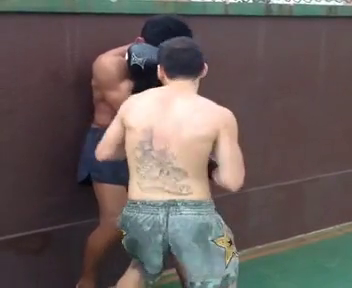
#> input picture frame 30 of datasets/punching_person-Kinetics-train-0001.mp4, 352 x 288 px, given in place of v_Punch_g01_c01.avi, which was not available
$ jupyter execute create_video.ipynb
#> lines starting #> are read from the running program, lines starting #| are printed output that depends on the picture
[cell 1]
import numpy as np
import cv2
import time
#opening a video file, apply some simple transformation and save to new video file

cap = cv2.VideoCapture("C:/Users/Simon/Documents/MILA/Violence Categorization/Optical Flow/v_Punch_g01_c01.avi")
time.sleep(2)

# Define the codec and create VideoWriter object
fourcc = cv2.VideoWriter_fourcc(*'XVID')
out = cv2.VideoWriter('simple_output.avi',fourcc, 20.0, (320,240))

while(cap.isOpened()):
    ret, frame = cap.read()
#> frame is the input picture: shape (288, 352, 3); mean B, G, R 89.9, 92.2, 102.9
    if ret==True:
        frame = cv2.flip(frame,0)
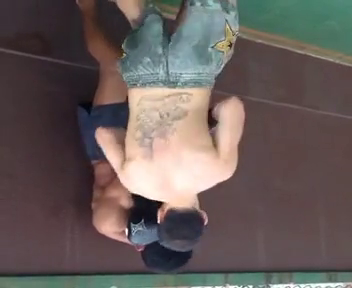
#> frame: shape (288, 352, 3); mean B, G, R 89.9, 92.2, 102.9

        # write the flipped frame
        out.write(frame)

        cv2.imshow('frame',frame)
        if cv2.waitKey(1) & 0xFF == ord('q'):
#> (key q is pressed here)
            break
    else:
        break

# Release everything if job is finished
cap.release()
out.release()
cv2.destroyAllWindows()


$ run again, starting later in the video
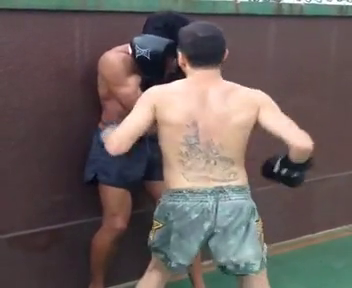
#> input picture frame 135 of datasets/punching_person-Kinetics-train-0001.mp4, 352 x 288 px, given in place of v_Punch_g01_c01.avi, which was not available
#> frame is the input picture: shape (288, 352, 3); mean B, G, R 91.3, 93.5, 104.6
#> `frame = cv2.flip(frame,0)`:
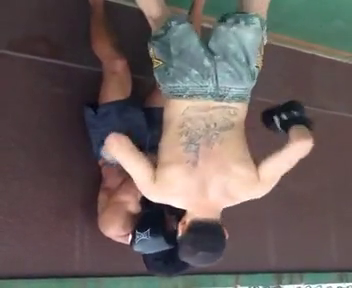
#> frame: shape (288, 352, 3); mean B, G, R 91.3, 93.5, 104.6

$ run again, starting later in the video
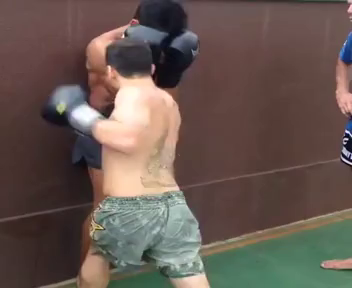
#> input picture frame 240 of datasets/punching_person-Kinetics-train-0001.mp4, 352 x 288 px, given in place of v_Punch_g01_c01.avi, which was not available
#> frame is the input picture: shape (288, 352, 3); mean B, G, R 81.4, 88.3, 103.6
#> `frame = cv2.flip(frame,0)`:
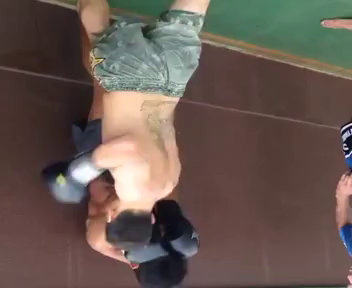
#> frame: shape (288, 352, 3); mean B, G, R 81.4, 88.3, 103.6
